Frame 1 (no input): blank canvas, image omitted
Frame 60 (no input): blank canvas, image omitted
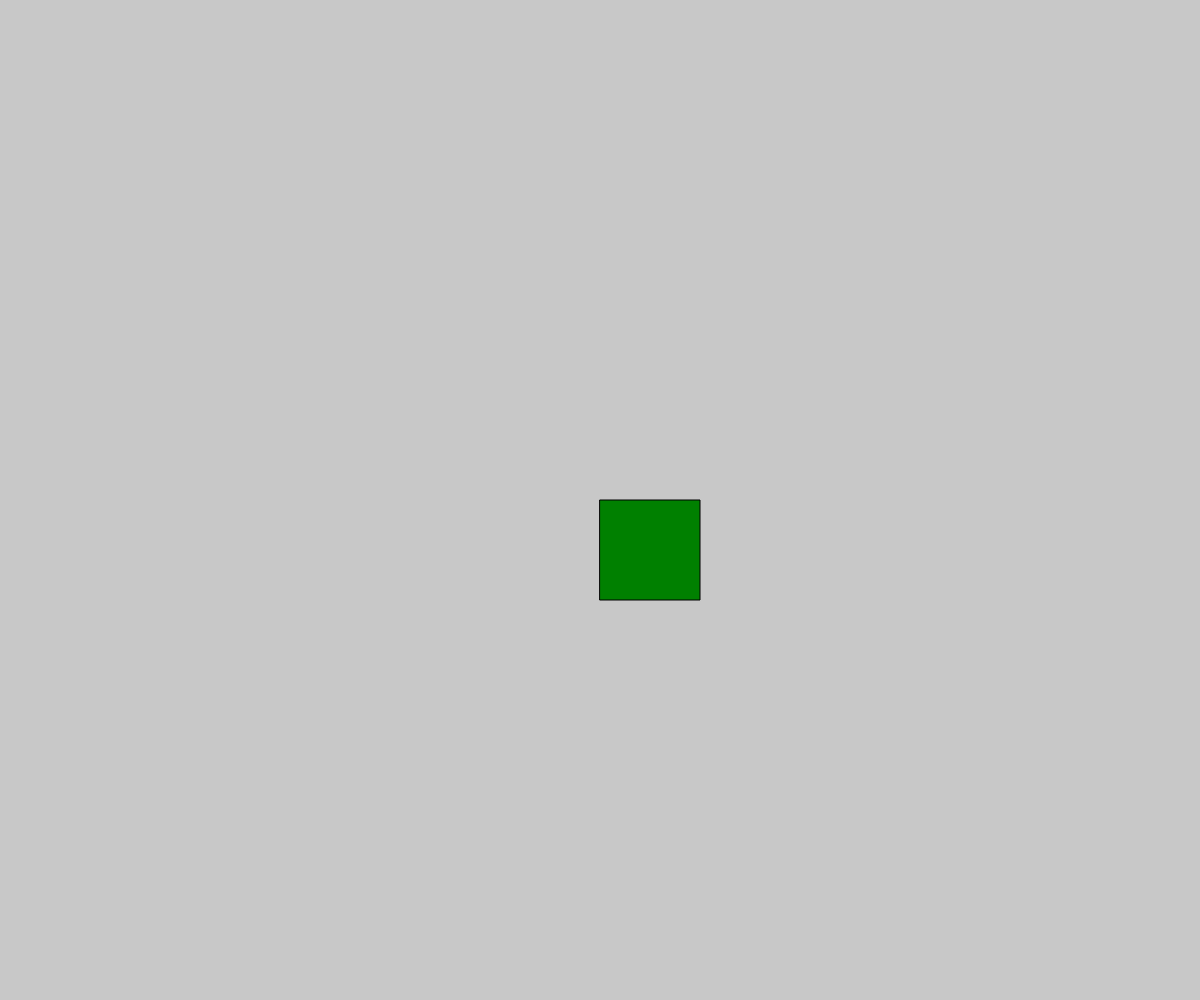
Frame 120 (the mouse pressed at the canvas centre since frame 60)

The p5.js sketch whose frames 1 and 60 were blank and that drew this single picture after the mouse press (run headless with seeded random() and noise() and a simulated clock; from frame 60 on, the mouse is pressed at the canvas centre):

// p5.js sketch
// ── sketch.js
let shapes = []
function setup() {
  createCanvas(windowWidth, windowHeight);
}
function draw() {
  background(200);
  for (let shape of shapes) {
    fill(shape.color)
    if (shape.shapeType === 'square') {
      rect(shape.x, shape.y, 100, 100);
    }
    if (shape.shapeType == 'circle') {
      circle(shape.x, shape.y, 100);
    }
    if (shape.shapeType == 'ellipse'){
      ellipse(shape.x,shape.y,100,50)
    }
  }
}
function mousePressed() {
  addAShape();
}

function addAShape() {
  shape1 = {
    x: mouseX,
    y: mouseY,
    color: random(['red', 'blue', 'green']),
    shapeType: random(['square', 'circle','ellipse'])
  }
  shapes.push(shape1);
}
function keyPressed(){
  if (shapes!=[]){
    last=shapes.pop()
  }
}
